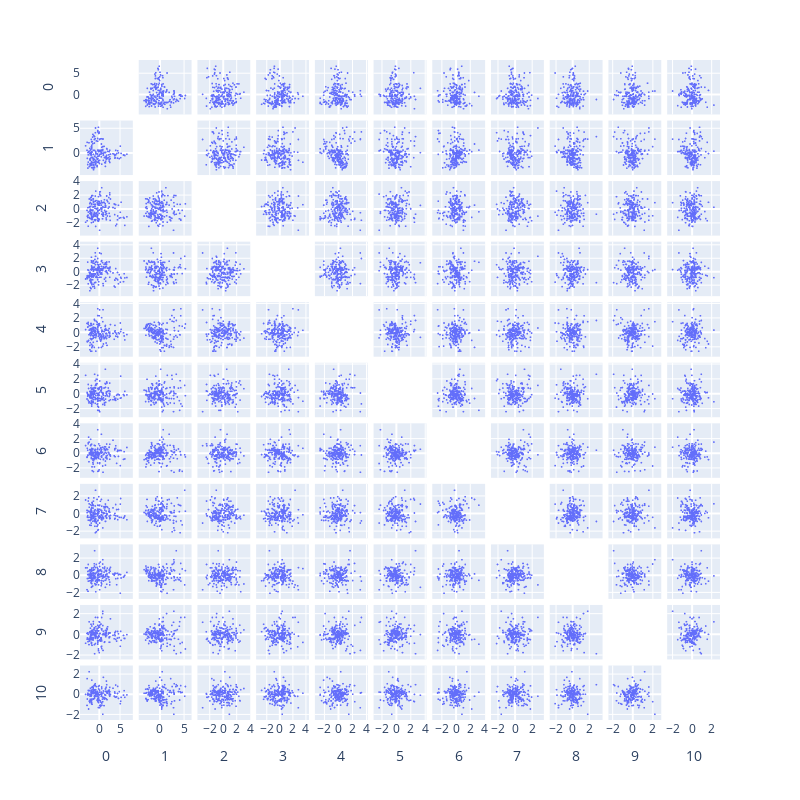

The cell this chart's notebook holds for it:
### Code cell
fig = px.scatter_matrix(
    PCA_components,
    width=800, 
    height=800)

fig.update_traces(diagonal_visible=False)
fig.update_traces(marker={'size': 2})
fig.show()

### Figure 1 — Plotly figure (JSON) as saved in the notebook; plotly's stock layout.template omitted (floating-point values rounded to 4 significant figures; data arrays with more than 128 entries replaced by an {"elided": "..."} marker saying what was removed)
{"data": [{"diagonal": {"visible": false}, "dimensions": [{"axis": {"matches": true}, "label": "0", "values": {"elided": "195 float values"}}, {"axis": {"matches": true}, "label": "1", "values": {"elided": "195 float values"}}, {"axis": {"matches": true}, "label": "2", "values": {"elided": "195 float values"}}, {"axis": {"matches": true}, "label": "3", "values": {"elided": "195 float values"}}, {"axis": {"matches": true}, "label": "4", "values": {"elided": "195 float values"}}, {"axis": {"matches": true}, "label": "5", "values": {"elided": "195 float values"}}, {"axis": {"matches": true}, "label": "6", "values": {"elided": "195 float values"}}, {"axis": {"matches": true}, "label": "7", "values": {"elided": "195 float values"}}, {"axis": {"matches": true}, "label": "8", "values": {"elided": "195 float values"}}, {"axis": {"matches": true}, "label": "9", "values": {"elided": "195 float values"}}, {"axis": {"matches": true}, "label": "10", "values": {"elided": "195 float values"}}], "hovertemplate": "%{xaxis.title.text}=%{x}<br>%{yaxis.title.text}=%{y}<extra></extra>", "legendgroup": "", "marker": {"color": "#636efa", "size": 2, "symbol": "circle"}, "name": "", "showlegend": false, "type": "splom"}], "layout": {"dragmode": "select", "height": 800, "legend": {"tracegroupgap": 0}, "margin": {"t": 60}, "width": 800, "xaxis": {"autorange": true, "range": [-4.674, 8.101], "type": "linear"}, "xaxis10": {"autorange": true, "range": [-2.424, 2.839], "type": "linear"}, "xaxis11": {"autorange": true, "range": [-2.554, 2.852], "type": "linear"}, "xaxis2": {"autorange": true, "range": [-4.42, 6.554], "type": "linear"}, "xaxis3": {"autorange": true, "range": [-3.827, 4.014], "type": "linear"}, "xaxis4": {"autorange": true, "range": [-3.633, 4.472], "type": "linear"}, "xaxis5": {"autorange": true, "range": [-3.367, 4.171], "type": "linear"}, "xaxis6": {"autorange": true, "range": [-3.164, 4.167], "type": "linear"}, "xaxis7": {"autorange": true, "range": [-3.347, 4.092], "type": "linear"}, "xaxis8": {"autorange": true, "range": [-2.817, 3.366], "type": "linear"}, "xaxis9": {"autorange": true, "range": [-2.761, 3.6], "type": "linear"}, "yaxis": {"autorange": true, "range": [-4.674, 8.101], "type": "linear"}, "yaxis10": {"autorange": true, "range": [-2.424, 2.839], "type": "linear"}, "yaxis11": {"autorange": true, "range": [-2.554, 2.852], "type": "linear"}, "yaxis2": {"autorange": true, "range": [-4.42, 6.554], "type": "linear"}, "yaxis3": {"autorange": true, "range": [-3.827, 4.014], "type": "linear"}, "yaxis4": {"autorange": true, "range": [-3.633, 4.472], "type": "linear"}, "yaxis5": {"autorange": true, "range": [-3.367, 4.171], "type": "linear"}, "yaxis6": {"autorange": true, "range": [-3.164, 4.167], "type": "linear"}, "yaxis7": {"autorange": true, "range": [-3.347, 4.092], "type": "linear"}, "yaxis8": {"autorange": true, "range": [-2.817, 3.366], "type": "linear"}, "yaxis9": {"autorange": true, "range": [-2.761, 3.6], "type": "linear"}}}
